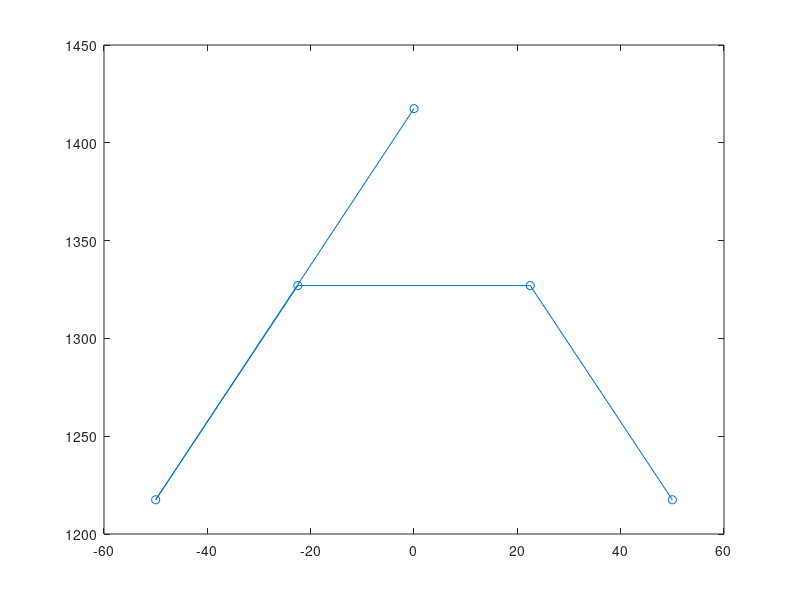
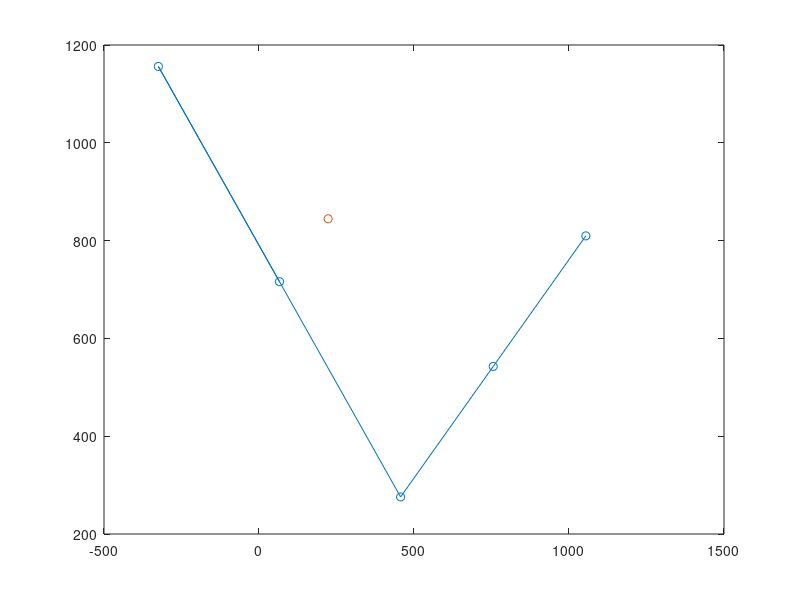

The MATLAB script that drew these images, in order:
%% Letter A Coords
Y = [0 -50 -22.5 22.5 50];
Z = [1417.5 1217.5 1327 1327  1217.5];
X = linspace (0, 10, 100);
plot(Y,Z,'-o')


%% Table Coords
TopRight = [1054.3 809.6413];
BottomRight = [456.795088175,275.775662061];
BottomLeft = [-324.5579,1156.1];
BottomDiff = (BottomRight(:) + BottomLeft(:)).'/2;
TopDiff = (TopRight(:) + BottomRight(:)).'/2;
Centre = [223.0963,844.6431];
figure;
plot([TopRight(1) TopDiff(1) BottomRight(1) BottomLeft(1) BottomDiff(1) ] ...
    , [TopRight(2) TopDiff(2) BottomRight(2) BottomLeft(2) BottomDiff(2) ], '-o')
hold on;
plot(Centre(1), Centre(2), 'o')
% plot(BottomLeft,'-o')
% hold on;
% plot(BottomRight,'-o')